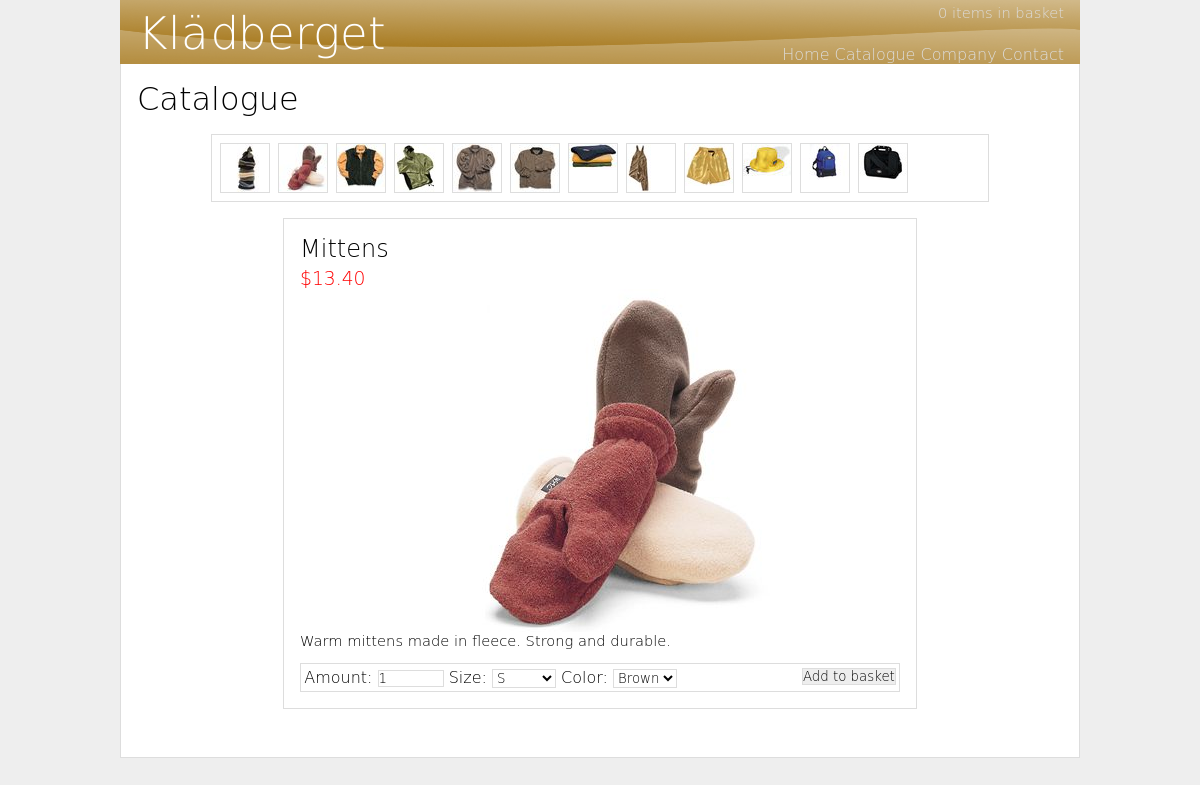
Page /catalogue.php?id=2 on the committed database.
### tables this page shows
CREATE TABLE IF NOT EXISTS `items` (
  `id` int(10) unsigned NOT NULL auto_increment,
  `name` varchar(20) NOT NULL,
  `description` text NOT NULL,
  `size` varchar(64) NOT NULL default 'S,M,L,XL',
  `color` varchar(128) NOT NULL default 'Black,White,Red,Blue,Yellow,Green',
  `price` float NOT NULL,
  PRIMARY KEY  (`id`)
);

### catalogue.php (the view, shortened to what this page needs)
<?php
require("settings.php");
if(!isset($_GET["id"])) {
	$id=1;
} elseif(($_GET["id"]>12)||($_GET["id"]<1)) {
	$id=1;
} else {
	$id=$_GET["id"];
}
$mysql_link=mysql_connect($db_host,$db_username,$db_password);
function get_items() {
	global $mysql_link;
	$mysql_query=sprintf("SELECT * FROM `items`");
	$mysql_result=mysql_query($mysql_query,$mysql_link);
	while($r=mysql_fetch_assoc($mysql_result)) {
		echo '					<a href="?id='.$r["id"].'" title="'.$r["name"].'" class="product"><img src="images/thumbnails/'.$r["id"].'.jpg" alt="'.$r["id"].'" /></a>'."\n";
	}
}
?>
<!DOCTYPE html PUBLIC "-//W3C//DTD XHTML 1.0 Transitional//EN" "http://www.w3.org/TR/xhtml1/DTD/xhtml1-transitional.dtd">
<html xmlns="http://www.w3.org/1999/xhtml" lang="en">
	<head>
		<link rel="stylesheet" type="text/css" href="style.css" />
	</head>
	<body>
		<div id="header">
			<a id="home" href="."></a>
			<div id="quickbasket"><p><a href="basket.php"><?echo count($_SESSION["basket"])?> item<?echo count($_SESSION["basket"])!=1?"s":"";?> in basket</a></p></div>
			<ul id="menu">
				<li><a href=".">Home</a></li>
				<li><a href="catalogue.php">Catalogue</a></li>
				<li><a href="company.php">Company</a></li>
				<li><a href="mailto:email@kladberget.com">Contact</a></li>
			</ul>
		</div>
		<div id="wrapper">
			<div class="text">
				<h1>Catalogue</h1>
				<div id="selector">
<?get_items();?>
				</div>
				<div id="presentation">
					<?php
					$mysql_query=sprintf("SELECT * FROM `items` WHERE `id`=%s",$id);
					$mysql_result=mysql_query($mysql_query,$mysql_link);
					$r=mysql_fetch_assoc($mysql_result);
					$size="<option>".str_replace(",","</option><option>",$r["size"])."</option>";
					$color="<option>".str_replace(",","</option><option>",$r["color"])."</option>";
					?>
					<h2><?echo $r["name"];?></h2>
					<h3>$<?echo number_format($r["price"],$decimals=2);?></h3>
					<img src="images/products/<?echo $id;?>.jpg" alt="<?echo $id;?>" />
					<p><?echo $r["description"];?></p>
					<form id="add" action="basket.php" method="get">
						<ul>
							<li><label for="amount">Amount:</label></li>
							<li><input id="amount" type="text" name="amount" value="1" /></li>
							<li><label for="size">Size:</label></li>
							<li><select name="size" id="size"><?echo $size;?></select></li>
							<li><label for="color">Color:</label></li>
							<li><select name="color" id="color"><?echo $color;?></select></li>
							<li><input type="hidden" name="id" value="<?echo $id;?>" /><input type="hidden" name="action" value="add" /><input type="submit" value="Add to basket" /></li>
						</ul>
					</form>
				</div>
			</div>
		</div>
	</body>
</html>

### style.css (style rules this page uses)
* { margin: 0px; padding: 0px; font-family: 'DejaVu Sans', 'BrandonGrotesqueLightRegular', arial, sans; font-weight: lighter; }
body { background-color: #EEEEEE; }
a { text-decoration: none; }
p { font-size: 11pt; }
h1, h2, h3, h4, h5, h6 { font-family: 'DejaVu Sans', 'BrandonGrotesqueLightRegular', verdana, arial, sans; }
#header { position: relative; width: 960px; height: 64px; margin: 0px auto; background-image: url('images/logo-orange.png'); }
#menu { float: right; display: block; position: absolute; bottom: 0px; right: 1em; }
#menu li { display: inline; font-size: 12pt; }
#menu li a { color: #DDDDDD; border: 0; text-decoration: none; }
#wrapper { width: 958px; margin: 0px auto 1em; background-color: white; border-bottom: 1px solid #DDDDDD; border-left: 1px solid #DDDDDD; border-right: 1px solid #DDDDDD; }
#selector { border: 1px solid #DDDDDD; margin: 1em auto; width: 768px; padding-top: 0.5em; padding-left: 0.5em; }
#presentation { width: 600px; padding: 1em; margin: 1em auto 2em; border: 1px solid #DDDDDD; }
#presentation img { display: block; margin: 0px auto; }
#presentation p { margin-bottom: 1em; }
#presentation h3, .total { color: red; }
#add { border: 1px solid #DDDDDD; padding: 0.2em; }
#add ul li { display: inline; }
#add input[type="text"] { width: 64px; border: 1px solid #DDDDDD; background-color: white; }
#add select { width: 64px; border: 1px solid #DDDDDD; background-color: white; }
#add input[type="submit"] { border: 1px solid #DDDDDD; background-color: #EEEEEE; cursor: pointer; float: right; }
#home { float: left; display: block; width: 300px; height: 64px; }
#quickbasket { position: absolute; right: 1em; top: 4px; }
#quickbasket { font-size: 12pt; }
#quickbasket p a { color: #DDDDDD; border: 0; text-decoration: none; }
.product { float: left; border: 1px solid #DDDDDD; margin-right: 0.5em; margin-bottom: 0.5em; width: 48px; height: 48px; }
.product img { border: none; }
.text { padding: 1em; }
.text p { margin-bottom: 1em; }
.text h2 { margin-bottom: 0.2em; }

### rows in the picture
items: shows a picture
items: shows a picture, name "Mittens", price "13.40", description "Warm mittens made in fleece. Strong and durable.", size "S", color "Brown"
items: shows a picture
items: shows a picture
items: shows a picture
items: shows a picture
items: shows a picture
items: shows a picture
items: shows a picture
items: shows a picture
items: shows a picture
items: shows a picture

### other values in the picture
count($_SESSION["basket"]) "0"
